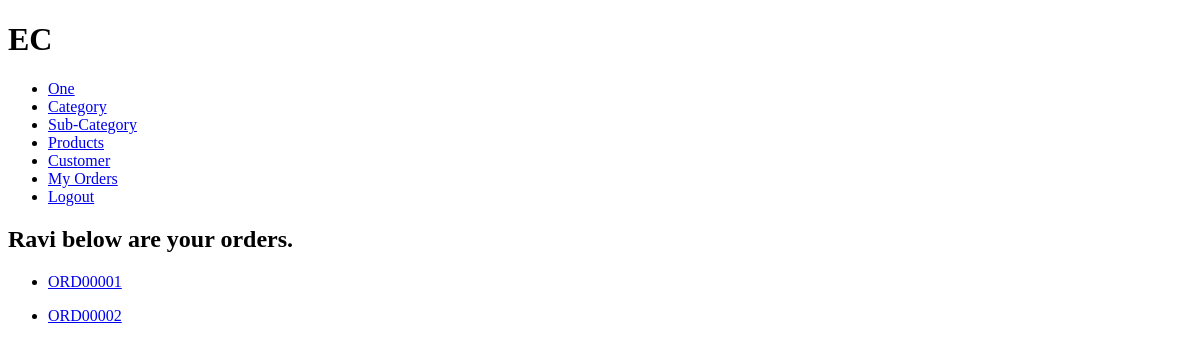
/orders/ (signed in), run on an earlier commit of the app's database.
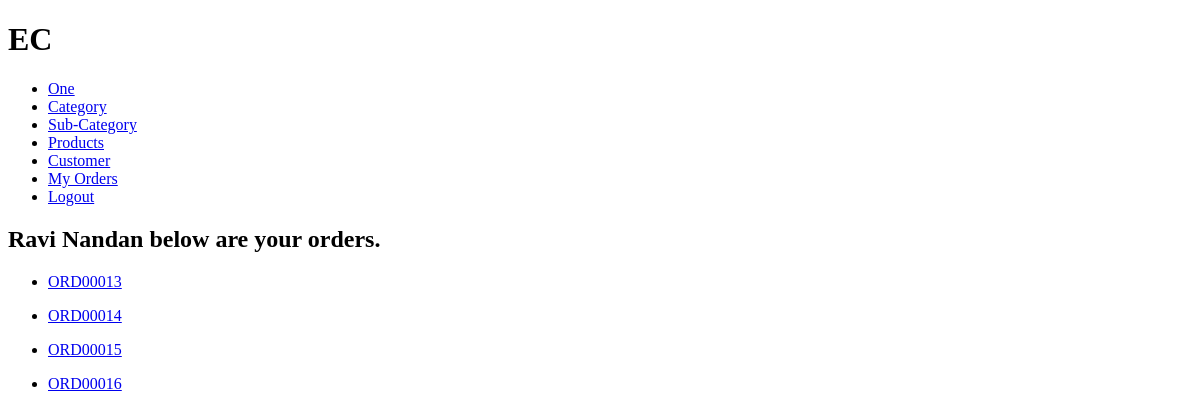
And on a later commit of the database.
### base/models.py (models this page shows, shortened)
class CustomUser(AbstractUser):
    name = models.CharField(max_length=30, blank=True, null=True)
    email = models.EmailField(max_length=50, unique=True)
    username = models.CharField(max_length=10, blank=True, null=True)
    created_at = models.DateTimeField(auto_now_add=True)
    updated_at = models.DateTimeField(auto_now=True)
    deleted_at = models.DateTimeField(null=True, blank=True)
    USERNAME_FIELD = "email"
    REQUIRED_FIELDS = ["name"]
    objects = UserManager()
    class Meta:
        ordering = ["id"]

class Order(models.Model):
    customer = models.ForeignKey(Customer, on_delete=models.CASCADE)
    order_id = models.CharField(max_length=10, unique=True, editable=False)
    created_at = models.DateTimeField(auto_now_add=True)
    updated_at = models.DateTimeField(auto_now=True)
    deleted_at = models.DateTimeField(null=True, blank=True)

### base/views.py (the view)
# urls.py: path("orders/", views.orderView, name="orders"),
@login_required(login_url="login")
def orderView(request):
    page = "totalOrders"
    user = request.user
    orders = Order.objects.filter(deleted_at=None)
    context ={"user":user,"orders":orders, "page":page}
    return render(request, "base/order/order.html", context)

### base/templates/base/order/order.html (shortened to what this page needs)
{% extends "main.html" %}
{% block content %}
{% if page == "totalOrders" %}
<div>
    <h2>{{user.name}} below are your orders.</h2>
    {% for order in orders %}
    <ul>
        <li><a href="{% url "order" order.id%}">{{order.order_id}}</a></li>
    </ul>
    {% endfor %}
</div>
{% endif %}
{% endblock content %}

What changed in the data, as far as the page shows it:
removed Order: order_id "ORD00001"
removed Order: order_id "ORD00002"
changed CustomUser: name "Ravi" → "Ravi Nandan"
added Order: order_id "ORD00013"
added Order: order_id "ORD00014"
added Order: order_id "ORD00015"
added Order: order_id "ORD00016"
